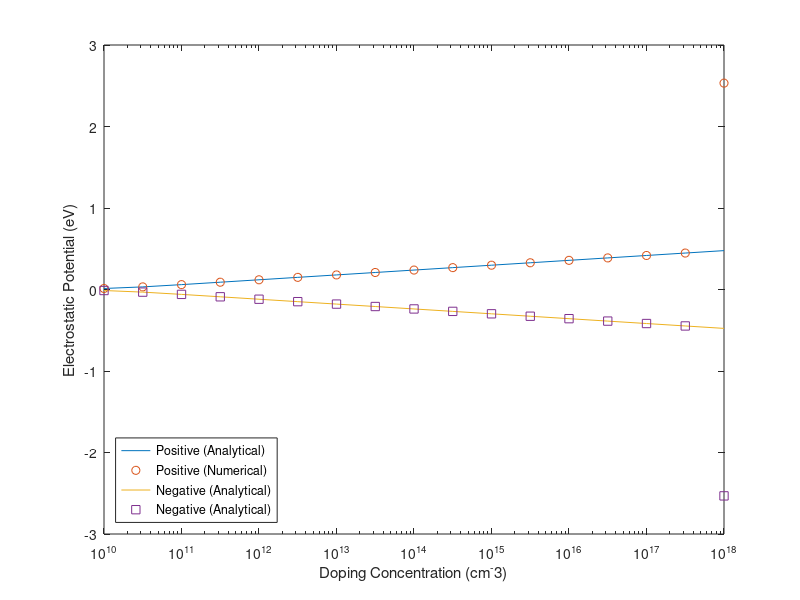

MATLAB code to generate this figure:
clear;
%%%%%
V_T = 0.0259*1.6e-19; % Thermal voltage
C = zeros(1,18); % /m^3
for i=2:18
    C(1,i) = 10^(15+0.5*i);
end
ni = 1e16; % /m^3
N = 50; % Iteration number

% Analytic (+)
phi_A_p = V_T*asinh(C./(2*ni));
phi_A_eV_p = phi_A_p./1.6e-19;

% Analytic (-)
phi_A_m = V_T*asinh(-C./(2*ni));
phi_A_eV_m = phi_A_m./1.6e-19;

% Numerical (+)
phi_i_p = 0.35*1.6e-19;
J_p = C+ni*exp(-phi_i_p/V_T)-ni*exp(phi_i_p/V_T);
JJ_p = (ni*exp(-phi_i_p/V_T)+ni*exp(phi_i_p/V_T))*(-1/V_T);
phi_update_p = phi_i_p-J_p./JJ_p;

for i=1:N
    J_p = C+ni*exp(-phi_update_p/V_T)-ni*exp(phi_update_p/V_T);
    JJ_p = (ni*exp(-phi_update_p/V_T)+ni*exp(phi_update_p/V_T))*(-1/V_T);
    phi_update_p = phi_update_p-J_p./JJ_p;
end

% Numerical (-)
phi_i_m = -0.35*1.6e-19;
J_m = -C+ni*exp(-phi_i_m/V_T)-ni*exp(phi_i_m/V_T);
JJ_m = (ni*exp(-phi_i_m/V_T)+ni*exp(phi_i_m/V_T))*(-1/V_T);
phi_update_m = phi_i_m-J_m./JJ_m;

for i=1:N
    J_m = -C+ni*exp(-phi_update_m/V_T)-ni*exp(phi_update_m/V_T);
    JJ_m = (ni*exp(-phi_update_m/V_T)+ni*exp(phi_update_m/V_T))*(-1/V_T);
    phi_update_m = phi_update_m-J_m./JJ_m;
end

semilogx(C*1e-6,phi_A_eV_p,C*1e-6,phi_update_p./1.6e-19,'o',C*1e-6,phi_A_eV_m,C*1e-6,phi_update_m./1.6e-19,'s');
xlabel('Doping Concentration (cm^-3)') 
ylabel('Electrostatic Potential (eV)')
legend({'Positive (Analytical)','Positive (Numerical)','Negative (Analytical)','Negative (Analytical)'},'Location','southwest')
